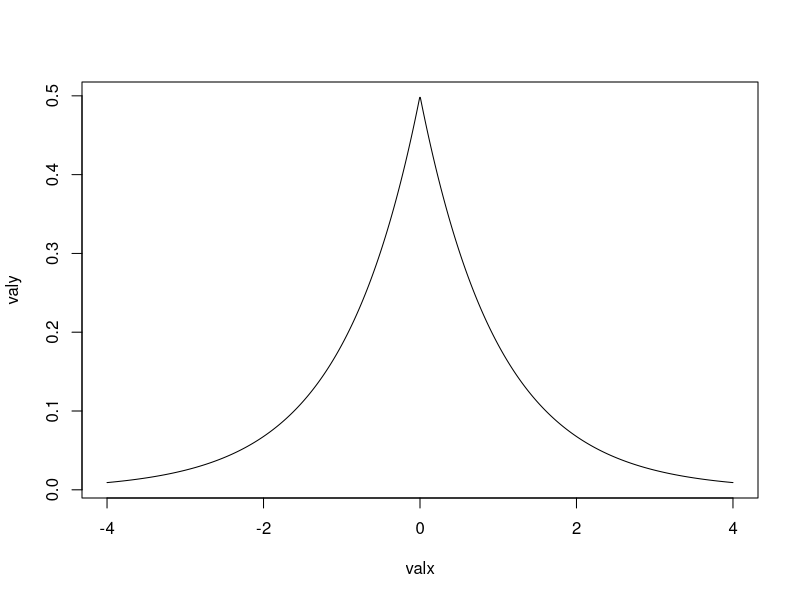
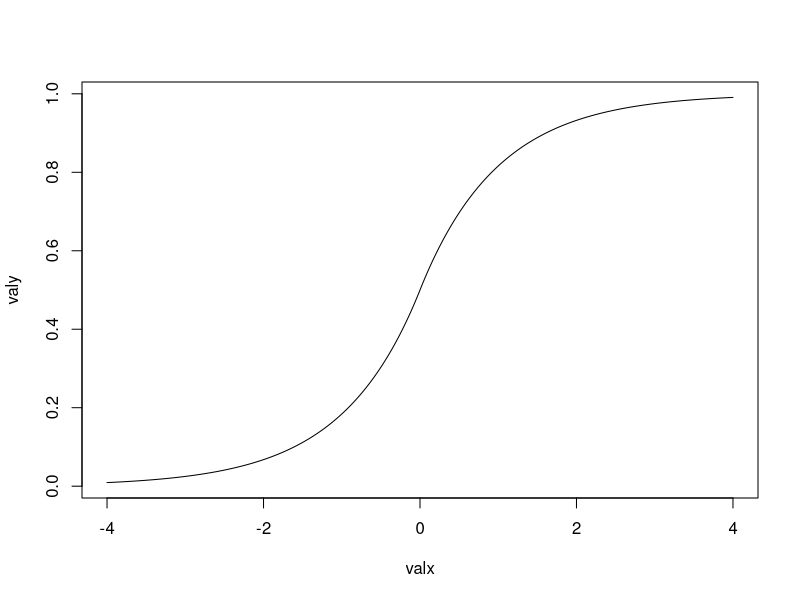
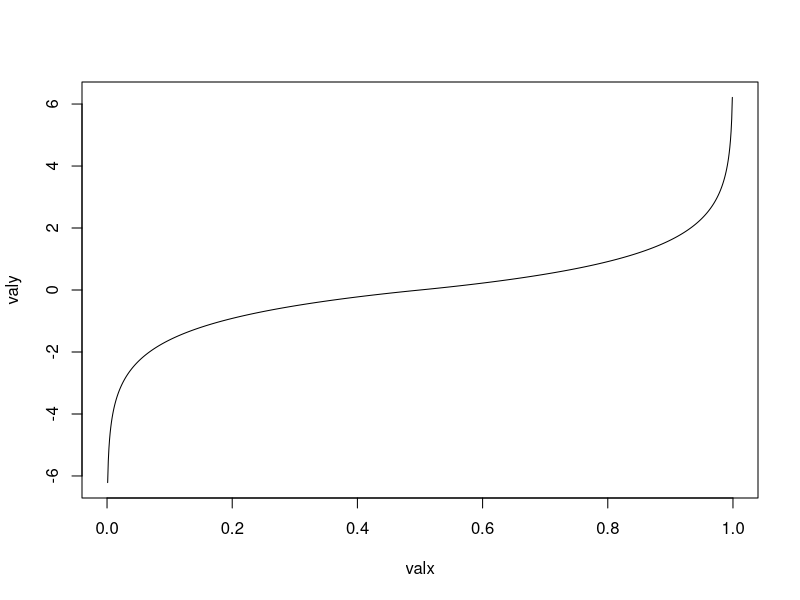
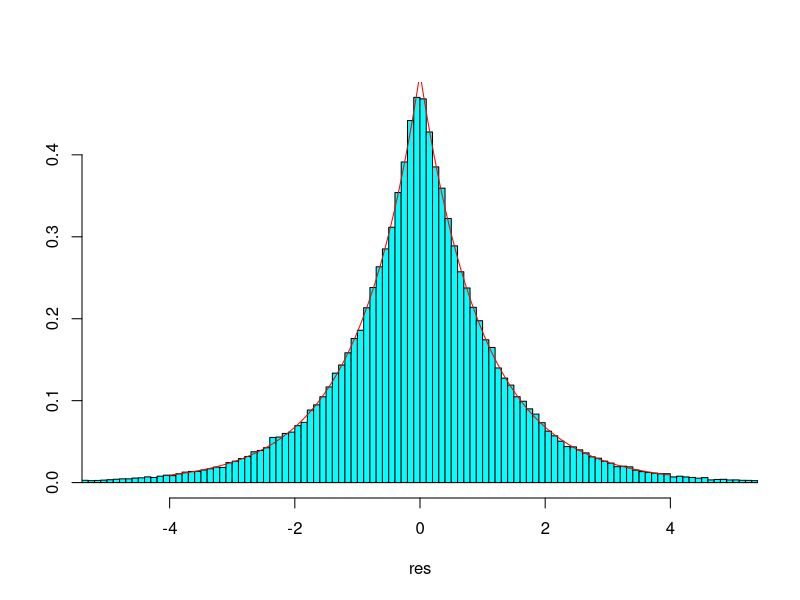
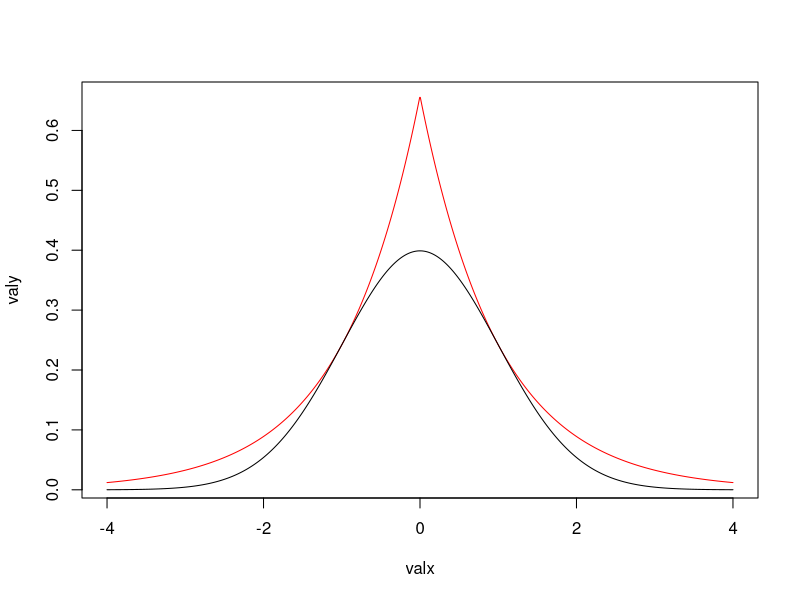

The R script that drew these images, in order: (Note: this script raises an error after producing the figures.)
## ---- chunk 1
knitr::opts_chunk$set(echo = TRUE)
## ---- chunk 2
require(MASS)
## ---- chunk 3
g = function(x) {
  return(1/2*exp(-abs(x)))
}

G = function(g) {
  
}


my_dlaplace = function(x) {
  res = rep(NA, times = length(x))
  negi = (x < 0) # où sont les négatifs
  res[negi] = exp(x[negi]) / 2.0 # pour les x négatifs, utiliser g(x) = exp(x)/2
  res[! negi] = exp(-x[!negi]) / 2.0 # pour les x positifs, utiliser g(x) = exp(-x)/2
  
  return(res)
}


valx = seq(-4, 4, len = 1000)
valy = my_dlaplace(valx)
plot(valx, valy, type = "l")


my_plaplace = function(x) {
  res = rep(NA, times = length(x))
  negi = (x < 0) # où sont les négatifs
  res[negi] = 1/2*exp(x[negi]) # pour les x négatifs, utiliser g(x) = exp(x)/2
  res[! negi] = 1/2*(2-exp(-x[!negi])) # pour les x positifs, utiliser g(x) = exp(-x)/2
  
  return(res)
}

valx = seq(-4, 4, len = 1000)
valy = my_plaplace(valx)
plot(valx, valy, type = "l")

my_qlaplace = function(p) {

  res = rep(NA, times = length(p))
  pos = (p < 1/2) # où sont les p < 1/2
  res[pos] = log(2*p[pos]) # pour les plus petits que 1/2 , utiliser g(x) = exp(x)/2
  res[! pos] = -log(2*(1-p[! pos])) # sinon utiliser G(p) = .....
  
  
  return(res)
}


valx = seq(0, 1, len = 1000)
valy = my_qlaplace(valx)
plot(valx, valy, type = "l")


my_rlaplace = function(n) {
   u = runif(n)
   return(my_qlaplace(u))
}

# tirer des nombres dans la loi de laplace et étudier leur distribution
res = my_rlaplace(100000)
truehist(res, xlim = c(-5,5))

# surimposer la densité théorique
valx = seq(-4, 4, len = 1000)
valy = my_dlaplace(valx)
lines(valx, valy, col = "red")


## ---- chunk 4
my_rnorm = function(n) {
  m = sqrt((2*exp(1)/pi))
  u = runif(length(res))
  paccept = dnorm(res)/(m*my_dlaplace(res))
  
  print(head(paccept))

}
#my_rnorm(2) # pas bon voir correction trop de valeurs ici
m = sqrt((2*exp(1)/pi)) #rejet

# m*g(x)
valx = seq(-4, 4, len = 1000)
valy = m*my_dlaplace(valx)
plot(valx, valy, col = "red", type = "l")

#f(x)
valx = seq(-4, 4, len = 1000)
valy = dnorm(valx)
lines(valx, valy, col = "black", type = "l")


n = 100
u = runif(length(res))
data.frame(res, my_rnorm(n), u)  #data.frame(res, paccept, u)


 # pas bon voir correction trop de valeurs ici
## ---- chunk 5
paccept = dnorm(res)/(m*my_dlaplace(res))
u = runif(length(res))
resaccepted = res[paccept > u]
length(resaccepted)
truehist(resaccepted)
valx = seq(-4, 4, len = 1000)
valy = dnorm(valx)
lines(valx, valy, col = "orange", type = "l")

## ---- chunk 6
my_dtarget = function(x) {
  return(0.2*dnorm(x, mean = -3, sd = 2) +
           0.5*dnorm(x, mean = 0, sd = 1) +
           0.5*dnorm(x, mean = 5, sd = 3)) 

}

valx = seq(-10, 10, len = 1000)
valy = my_dtarget(valx)
plot(valx, valy, col = "blue", type = "l")


#densité de la proposition "(g(y) |x)"
# y = valeur proposée
# x = valeur de départ
dprop = function(y, x) {
  return(dnorm(y, mean = x, sd = 3)) # 3 arbitrairement
}

#fonctin random de la proposition : 1 seule proposition renvoyée
# renvoie une proposition y sachant la valeur de départ x
rprop = function(x) {
  y = rnorm(1, mean = x, sd = 3)
  
  return(y)
}


#fonction random de la cible par MCMC
my_rtarget = function(n) {
  res = rep(NA, times = n)
  res[1] = -30 # on initialise à la 1ere valeur
  
  for (i in 2:n) {
    y = rprop(res[i-1])
    p = min(c(1, (my_dtarget(y)/my_dtarget(res[i-1])) * (dprop(res[i-1], y) / dprop(y, res[i-1]))))
    u = runif(1)
    
    if(u < p) { #accepter y
      res[i] = y
    }
    else { # rejeter y
      res[i] = res[i-1]
    }
  }
  return(res)
}

x = my_rtarget(100000)
plot(x, type = "l")

truehist(x, xlim = c(-15,15))


valx = seq(-10, 15, len = 1000)
valy = my_dtarget(valx)
lines(valx, valy, col = "black", type = "l")


